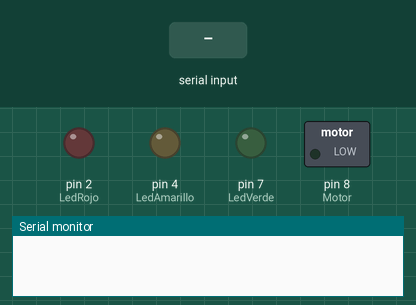
Bench run of a sketch on a simulated Arduino Uno, built with avr-gcc and run on an emulated ATmega328P. Parts: switched loads named in the sketch (green lamp = pin HIGH), output pins drawn as LEDs (lit = HIGH), the last lines printed to the serial monitor. Inputs (shaded band) come from the test bench.

Above: at 1.2 s.
1.3 s: "10" received over Serial
At 1.9 s:
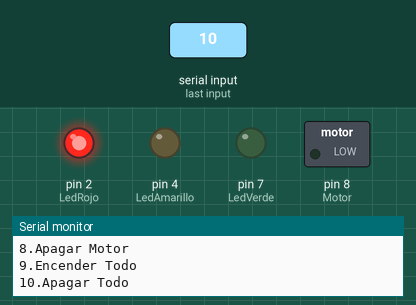
2.8 s: "3" received over Serial
At 3.1 s:
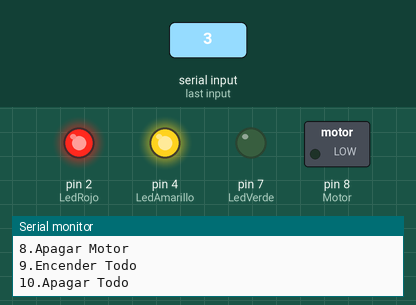
4.3 s: "2" received over Serial
At 5.4 s:
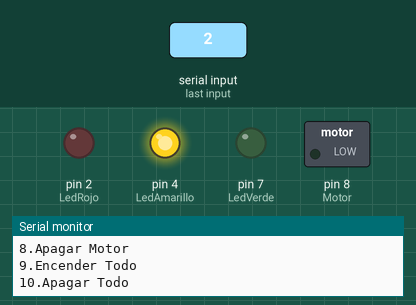
5.8 s: "5" received over Serial
At 6.6 s:
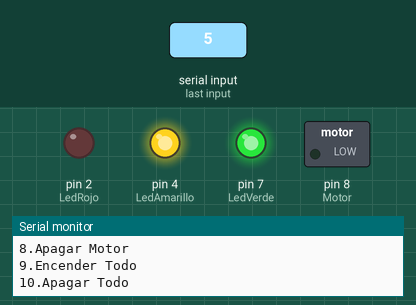
7.3 s: "1" received over Serial
At 7.7 s:
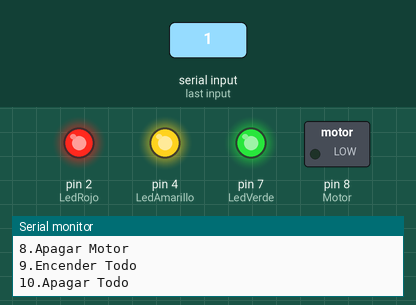
8.8 s: "4" received over Serial
At 10.1 s:
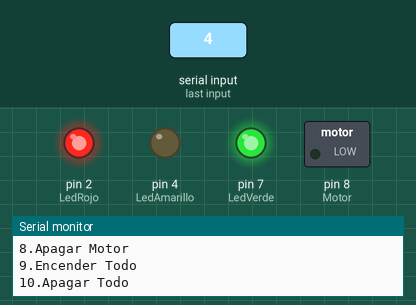
Timing chart, 0 to 11.3 s (numbered marks = the images above; inputs shaded):
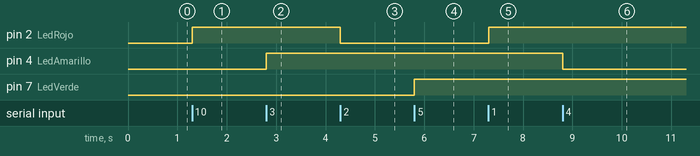

The sketch:

serial.sfe.ino
```cpp
//Sofia Chamorro - Felipe Diaz - Edicksson Miramag
int LedRojo = 2;
int LedAmarillo = 4;
int LedVerde = 7;
int Motor = 8;
char input = '0';
void setup() {
  // put your setup code here, to run once:
  Serial.begin(9600);
  pinMode(LedRojo,OUTPUT);
  pinMode(LedAmarillo,OUTPUT);
  pinMode(LedVerde,OUTPUT);
  pinMode(Motor,OUTPUT);

}

void loop() {
  // put your main code here, to run repeatedly:

  if(Serial.available()>0)
  {
    input = Serial.read();
    if(input == '0'){
      Serial.println("Menu");
      Serial.println("1.Encender Led Rojo");
      Serial.println("2.Apagar led Rojo");
      Serial.println("3.Encender Led Amarillo");
      Serial.println("4.Apagar led Amarillo");
      Serial.println("5.Encender Led Verde");
      Serial.println("6.Apagar led Verde");
      Serial.println("7.Encender Motor");
      Serial.println("8.Apagar Motor");
      Serial.println("9.Encender Todo");
      Serial.println("10.Apagar Todo");
    }
    if(input == '1')
    {
      digitalWrite(LedRojo,HIGH);
    }else{
         if(input=='2')
         {
            digitalWrite(LedRojo,LOW);
         }else{
              if(input == '3')
              {
                 digitalWrite(LedAmarillo,HIGH);
              }else{
                   if(input=='4')
                   {
                      digitalWrite(LedAmarillo,LOW);
                   }else{
                        if(input=='5')
                        {
                            digitalWrite(LedVerde,HIGH);
                        }else{
                             if(input=='6')
                             {
                                digitalWrite(LedVerde,LOW);
                             }else{
                                  if(input=='7')
                                  {
                                    digitalWrite(Motor,HIGH);
                                  }else{
                                       if(input=='8')
                                       {
                                          digitalWrite(Motor,LOW);
                                       }else{
                                            if(input=='9')
                                            {
                                              digitalWrite(LedRojo,HIGH);
                                              digitalWrite(LedAmarillo,HIGH);
                                              digitalWrite(LedVerde,HIGH);
                                              digitalWrite(Motor,HIGH);
                                            }else{
                                                 if(input=="10")
                                                 {
                                                   digitalWrite(LedRojo,LOW);
                                                   digitalWrite(LedAmarillo,LOW);
                                                   digitalWrite(LedVerde,LOW);
                                                   digitalWrite(Motor,LOW);
                                                   }
                                               }
                                           }
                                      }
                                 }
                            }
                        }
                   }
              }
          }
    }
}
```

Measured:
- after the input at 1.3 s, pin 2 (LedRojo): LOW → HIGH at once
- after the input at 2.8 s, pin 4 (LedAmarillo): LOW → HIGH at once
- after the input at 4.3 s, pin 2 (LedRojo): HIGH → LOW at once
- after the input at 5.8 s, pin 7 (LedVerde): LOW → HIGH at once
- after the input at 7.3 s, pin 2 (LedRojo): LOW → HIGH at once
- after the input at 8.8 s, pin 4 (LedAmarillo): HIGH → LOW at once
